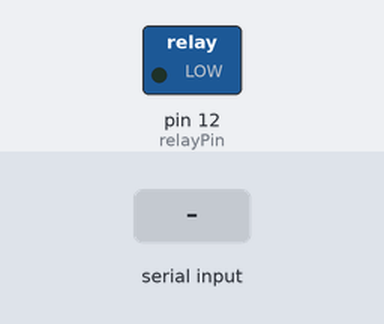
Bench run of a sketch on a simulated Arduino Uno, built with avr-gcc and run on an emulated ATmega328P. On the bench: switched loads named in the sketch (green lamp = pin HIGH). The test bench sets the inputs (shaded band).

Above: at 1.2 s.
1.3 s: byte 1 (1) received over Serial
At 2.4 s:
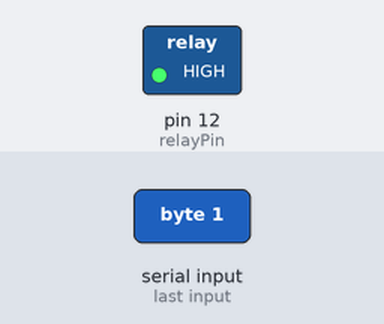
2.8 s: "1" received over Serial
At 3.6 s:
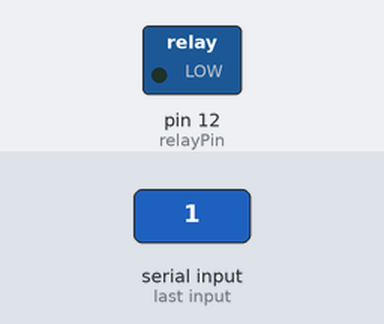
Timing chart, 0 to 5.8 s (numbered marks = the images above; inputs shaded):
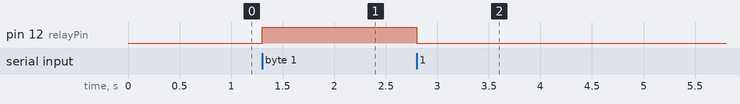

Measured:
- after the input at 1.3 s, pin 12 (relayPin): LOW → HIGH at once
- after the input at 2.8 s, pin 12 (relayPin): HIGH → LOW at once

The sketch:

testSerialRead_relay.ino
```cpp
int val;
int relayPin = 12;

void setup() {
  pinMode(relayPin, OUTPUT);
  Serial.begin(9600);
}

void loop() {
  while (Serial.available()) {
    val = Serial.read();
  }

  if (val == 1) {
    digitalWrite(relayPin, HIGH);
  } else {
    digitalWrite(relayPin, LOW);
  }

}
```
